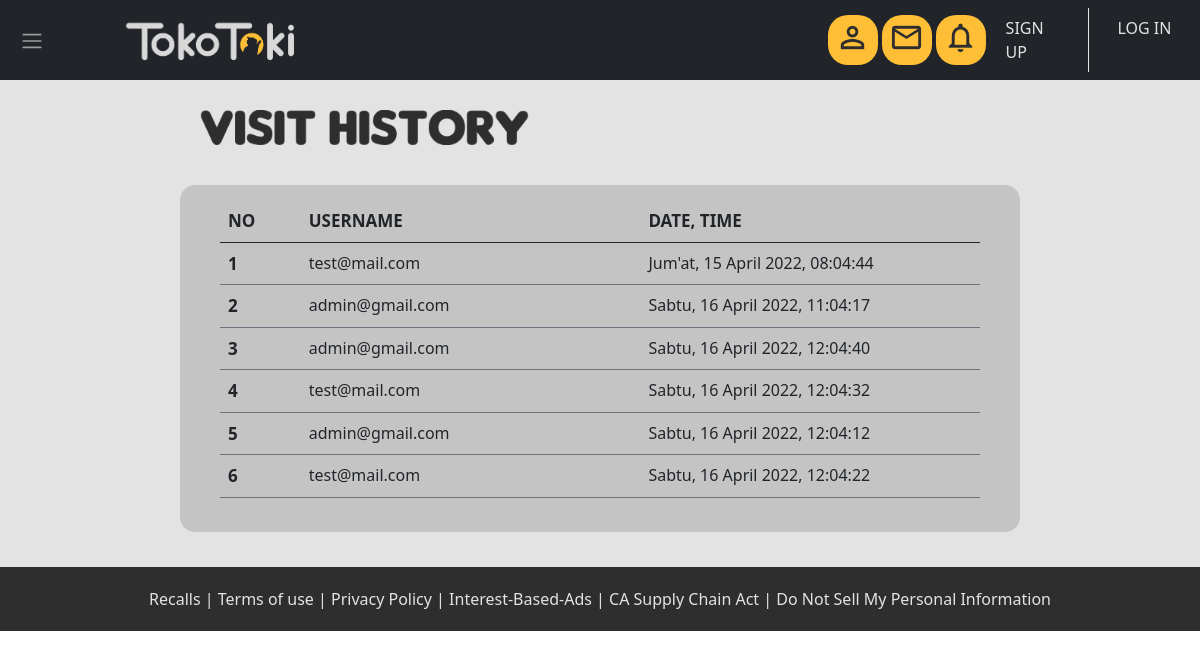
The page /visitHistory/visitHistory.php on the database its author committed.
### tables this page shows
CREATE TABLE `visit_history` (
  `id_visit` int(11) NOT NULL,
  `id_users` int(11) NOT NULL,
  `date` datetime NOT NULL
);

CREATE TABLE `users` (
  `id_users` int(11) NOT NULL,
  `email` varchar(100) NOT NULL,
  `password` varchar(50) NOT NULL,
  `nama` varchar(100) NOT NULL,
  `telepon` varchar(25) NOT NULL,
  `level` enum('admin','pelanggan') NOT NULL
);

### visitHistory/visitHistory.php (the view, shortened to what this page needs)
<?php
include "../include/connection.php";
$query = "SELECT * FROM `visit_history` LEFT JOIN users USING(id_users)";
$sql = mysqli_query($conn, $query);
?>
<!DOCTYPE html>
<html lang="en">
<head>
    <link rel="stylesheet" href="style.css">
    <link href="https://cdn.jsdelivr.net/npm/bootstrap@5.0.2/dist/css/bootstrap.min.css" rel="stylesheet">
</head>
<body>
    <nav class="navbar navbar-expand-lg navbar-dark bg-dark sticky-top">
        <div class="container-fluid">
            <div class="navbar-collapse" id="navbarSupportedContent">
                <ul class="navbar-nav me-4 mb-2 mb-lg-0">
                    <li class="nav-item dropdown">
                        <a class="nav-link" href="#" id="navbarDropdown" role="button" data-bs-toggle="dropdown" aria-expanded="false">
                            <span class="navbar-toggler-icon"></span>
                        </a>
                    </li>
                </ul>
                <div class="d-flex align-items-center flex-grow-1">
                    <div class="me-5 ms-5">
                        <a href=""><img src="../images/logo1.png" alt="logo" height="50px"></a>
                    </div>
                    <div class="d-flex">
                        <div class="nav-button me-1">
                            <a class="" href="#">
                                <span class="material-icons-outlined">
                                </span>
                            </a>
                        </div>
                        <div class="nav-button me-1">
                            <a class="" href="#">
                                <span class="material-icons-outlined">
                                </span>
                            </a>
                        </div>
                        <div class="nav-button me-1">
                            <a class="" href="#">
                                <span class="material-icons-outlined">
                                </span>
                            </a>
                        </div>
                    </div>
                    <div style="width: 20%" class="row">
                        <?php if (empty($_SESSION['email'])) { ?>
                            <div class="col-6" style="border-right: 1px solid #E3E3E3;">
                                <div class="d-flex align-items-center justify-content-center">
                                    <a class="nav-link" href="../daftar.php" style="color: #E3E3E3;">SIGN UP</a>
                                </div>
                            </div>
                            <div class="col-6">
                                <div class="d-flex align-items-center justify-content-center">
                                    <a class="nav-link" href="../login.php" style="color: #E3E3E3;">LOG IN</a>
                                </div>
                            </div>
                        <?php } ?>
                    </div>
                </div>
            </div>
        </div>
    </nav>
    <div class="main-container">
        <div class="title">
            <img src="../images/visit 1.png" alt="">
        </div>
        <div class="history">
            <table class="table border-secondary">
                <thead>
                    <tr>
                        <th id="no" scope="col">NO</th>
                        <th scope="col">USERNAME</th>
                        <th scope="col">DATE, TIME</th>
                    </tr>
                </thead>
                <tbody>
                    <?php $i = 1;
                    while ($data = mysqli_fetch_array($sql)) {
                        $dt = explode(" ", $data['date']);
                        $dts = strtotime($dt[0]);
                        $day = date("l", $dts);
                        $month = date("F", $dts);
                        $date = date("d", $dts);
                        $year = date("Y", $dts);
                        $day = strtolower($day);
                        $month = strtolower($month);
                            if ($day == "sunday")
                                $day = "Minggu";
                            else if ($day == "monday")
                                $day = "Senin";
                            else if ($day == "tuesday")
                                $day = "Selasa";
                            else if ($day == "wednesday")
                                $day = "Rabu";
                            else if ($day == "thursday")
                                $day = "Kamis";
                            else if ($day == "friday")
                                $day = "Jum'at";
                            else if ($day == "saturday")
                                $day = "Sabtu";
                    ?>
                        <tr>
                            <th id="no" scope="row"><?= $i++ ?></th>
                            <td><?= $data['email'] ?></td>
                            <td><?= $day . ", ".$date." ". ucfirst($month) . " " . $year. ", ".$dt[1] ?></td>
                        </tr>
                    <?php } ?>
                </tbody>
            </table>
        </div>
        <div class="footer">
            <div class="col">
                <p style="text-align: center;margin:0">
                    Recalls | Terms of use | Privacy Policy | Interest-Based-Ads | CA Supply Chain Act | Do Not Sell My
                    Personal Information
                </p>
            </div>
        </div>
    </div>
</body>
</html>

### visitHistory/style.css (style rules this page uses)
body { padding: 0; margin: 0; font-family: 'Nunito Bold'; }
.bg-dark { background-color: #2E2E2E; color: #E3E3E3 }
.nav-button { background-color: #FEBE36; border-radius: 20px; width: 50px; height: 50px; display: flex; justify-content: center; align-items: center; }
.nav-link { color: #E3E3E3; background-color: transparent; text-decoration: none; }
.nav-button span { font-size: 35px; color: #2E2E2E; }
.main-container { background-color: #E3E3E3; }
.title { padding-left: 200px; padding-top: 30px; padding-bottom: 40px; }
.title img { width: auto; height: 35px; }
.history { width: 70%; margin: 0 auto; padding: 15px 40px; background-color: #C4C4C4; border-radius: 15px; }
table { table-layout: fixed; border-collapse: collapse; }
tbody { display: block; overflow-Y: scroll; height: 258px; }
tr { display: flex; }
tr #no { flex: 1; }
th, td { flex: 5; }
th { font-size: 17px; }
.footer { background-color: #2E2E2E; color: #E3E3E3; margin-top: 35px; padding: 20px; }

### rows shown on the page
visit_history: id_users.email "test@mail.com", date "Jum'at", date "15", date "April", date "2022", date "08:04:44"
visit_history: id_users.email "admin@gmail.com", date "Sabtu", date "16", date "April", date "2022", date "11:04:17"
visit_history: id_users.email "admin@gmail.com", date "Sabtu", date "16", date "April", date "2022", date "12:04:40"
visit_history: id_users.email "test@mail.com", date "Sabtu", date "16", date "April", date "2022", date "12:04:32"
visit_history: id_users.email "admin@gmail.com", date "Sabtu", date "16", date "April", date "2022", date "12:04:12"
visit_history: id_users.email "test@mail.com", date "Sabtu", date "16", date "April", date "2022", date "12:04:22"
